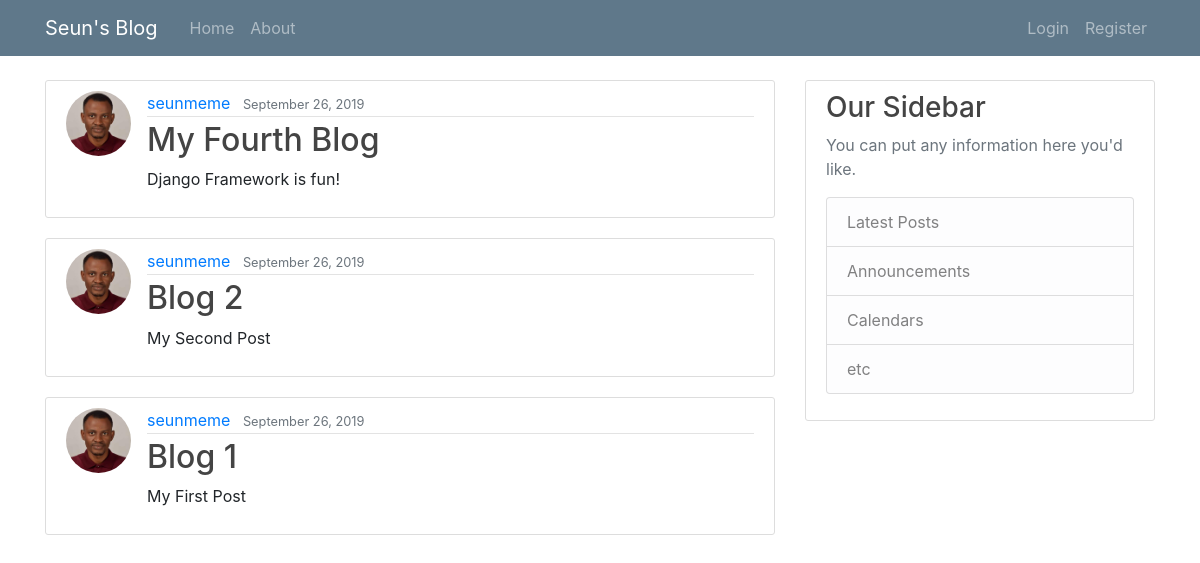
The page / on the database its author committed.
### blog/models.py (models this page shows, shortened)
class Post(models.Model):
    title = models.CharField(max_length=100)
    content = models.TextField()
    date_posted = models.DateTimeField(default=timezone.now)
    author = models.ForeignKey(User, on_delete=models.CASCADE)

### users/models.py (models this page shows, shortened)
class Profile(models.Model):
    user = models.OneToOneField(User, on_delete=models.CASCADE)
    image = models.ImageField(default="default.jpg", upload_to="profile_pics")

### blog/views.py (the view)
# urls.py: path('', PostListView.as_view(), name='blog-home'),
class PostListView(ListView):
    model = Post
    template_name = 'blog/home.html'
    context_object_name = 'posts'
    ordering = ['-date_posted']

### blog/templates/blog/home.html
{% extends 'blog/base.html' %}
{% block content %}
    {% for post in posts %}
        <article class="media content-section">
          <img src="{{ post.author.profile.image.url }}" class="rounded-circle article-img">
            <div class="media-body">
              <div class="article-metadata">
                <a class="mr-2" href="#">{{ post.author }}</a>
                <small class="text-muted">{{ post.date_posted | date:"F d, Y"}}</small>
              </div>
              <h2><a class="article-title" href="{% url 'post-detail' post.id %}">{{ post.title }}</a></h2>
              <p class="article-content">{{ post.content }}</p>
            </div>
          </article>
    {% endfor %}
{% endblock %}

### blog/templates/blog/base.html (shortened to what this page needs)
{% load static %}
<!DOCTYPE html>
<html lang="en">
<head>
    <link rel="stylesheet" href="{% static 'blog/main.css' %}">
    <link rel="stylesheet" href="https://stackpath.bootstrapcdn.com/bootstrap/4.3.1/css/bootstrap.min.css">
</head>
<body>
        <header class="site-header">
            <nav class="navbar navbar-expand-md navbar-dark bg-steel fixed-top">
                <div class="container">
                <a class="navbar-brand mr-4" href="{% url 'blog-home' %}">Seun's Blog</a>
                <div class="collapse navbar-collapse" id="navbarToggle">
                    <div class="navbar-nav mr-auto">
                    <a class="nav-item nav-link" href="{% url 'blog-home' %}">Home</a>
                    <a class="nav-item nav-link" href="{% url 'blog-about' %}">About</a>
                    </div>
                    <div class="navbar-nav">
                        {% if user.is_authenticated %}
                            <a class="nav-item nav-link" href="{% url 'post-create' %}">New Post</a>
                            <a class="nav-item nav-link" href="{% url 'profile' %}">Profile</a>
                            <a class="nav-item nav-link" href="{% url 'logout' %}">Logout</a>
                        {% else %}
                            <a class="nav-item nav-link" href="{% url 'login' %}">Login</a>
                            <a class="nav-item nav-link" href="{% url 'register' %}">Register</a>
                        {% endif %}
                    </div>
                </div>
                </div>
            </nav>
        </header>
        <main role="main" class="container">
            <div class="row">
                <div class="col-md-8">
                    {% block content %}{% endblock %}
                </div>
                <div class="col-md-4">
                <div class="content-section">
                    <h3>Our Sidebar</h3>
                    <p class='text-muted'>You can put any information here you'd like.
                    <ul class="list-group">
                        <li class="list-group-item list-group-item-light">Latest Posts</li>
                        <li class="list-group-item list-group-item-light">Announcements</li>
                        <li class="list-group-item list-group-item-light">Calendars</li>
                        <li class="list-group-item list-group-item-light">etc</li>
                    </ul>
                    </p>
                </div>
                </div>
            </div>
        </main>
</body>
</html>

### blog/static/blog/main.css (style rules this page uses)
body { background: #fafafa; color: #333333; margin-top: 5rem; }
h1, h2, h3, h4, h5, h6 { color: #444444; }
ul { margin: 0; }
.bg-steel { background-color: #5f788a; }
.site-header .navbar-nav .nav-link { color: #cbd5db; }
header { margin-bottom: 80px }
.content-section { background: #ffffff; padding: 10px 20px; border: 1px solid #dddddd; border-radius: 3px; margin-bottom: 20px; }
.article-title { color: #444444; }
.article-content { white-space: pre-line; }
.article-img { height: 65px; width: 65px; margin-right: 16px; }
.article-metadata { padding-bottom: 1px; margin-bottom: 4px; border-bottom: 1px solid #e3e3e3 }

### rows shown on the page
Post: author.profile.image (picture), author "seunmeme", date_posted "September 26, 2019", title "My Fourth Blog", content "Django Framework is fun!"
Post: author.profile.image (picture), author "seunmeme", date_posted "September 26, 2019", title "Blog 2", content "My Second Post"
Post: author.profile.image (picture), author "seunmeme", date_posted "September 26, 2019", title "Blog 1", content "My First Post"
